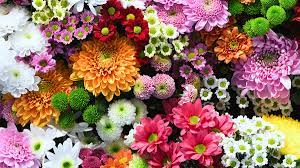
#> input picture trabalhoFinal/images/test.jpg, 300 x 168 px
$ python filter_green.py
#> lines starting #> are read from the running program, lines starting #| are printed output that depends on the picture; after the words box and inside, x2 and y2 are one past the last pixel; in counts of white or black regions, pixels touching at a corner belong together
#> further down, image is the input picture: shape (168, 300, 3); mean B, G, R 101.2, 113.9, 153
### trabalhoFinal/custom_imshow.py
import cv2

WINDOW_WIDTH = 800
WINDOW_HEIGHT = 600


def cshow(window_name, image):
    cv2.namedWindow(window_name, cv2.WINDOW_NORMAL)
    cv2.resizeWindow(window_name, WINDOW_WIDTH, WINDOW_HEIGHT)
    cv2.imshow(window_name, image)

### trabalhoFinal/filter_green.py
from custom_imshow import *
from images import *

import cv2
import numpy as np


def filter_green(image):
    # Convert image to the HSV color space
    hsv_image = cv2.cvtColor(image, cv2.COLOR_BGR2HSV)
#> hsv_image: shape (168, 300, 3); mean H, S, V 85.2, 131.5, 159

    # Define lower and upper bounds for green color in HSV
    lower_green = np.array([40, 50, 50])
    upper_green = np.array([80, 255, 255])

    # Create a mask for green color
    mask = cv2.inRange(hsv_image, lower_green, upper_green)
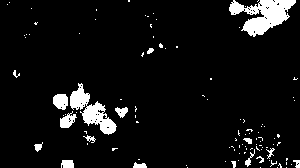
#> mask: shape (168, 300); 6.7% white; 106 white regions (89 under 20 px), largest, box (x1, y1, x2, y2) and area: (229, 0, 296, 37) 1277, (70, 83, 117, 135) 905, (53, 94, 68, 110) 193

    # Bitwise AND operation to extract green color
    filtered_image = cv2.bitwise_and(image, image, mask=mask)
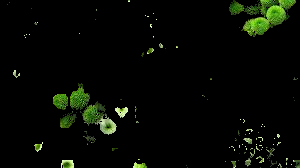
#> filtered_image: shape (168, 300, 3); mean B, G, R 3.4, 9, 6.1

    return filtered_image


# Load the image
image_path = IMAGE_TEST
image = cv2.imread(image_path)

# Apply green color filtering
filtered_image = filter_green(image)

# Display the original and filtered images
cshow("Original Image", image)
cshow("Filtered Image", filtered_image)
cv2.waitKey(0)
cv2.destroyAllWindows()
target_color = (255, 0, 0)  # For example, blue color
